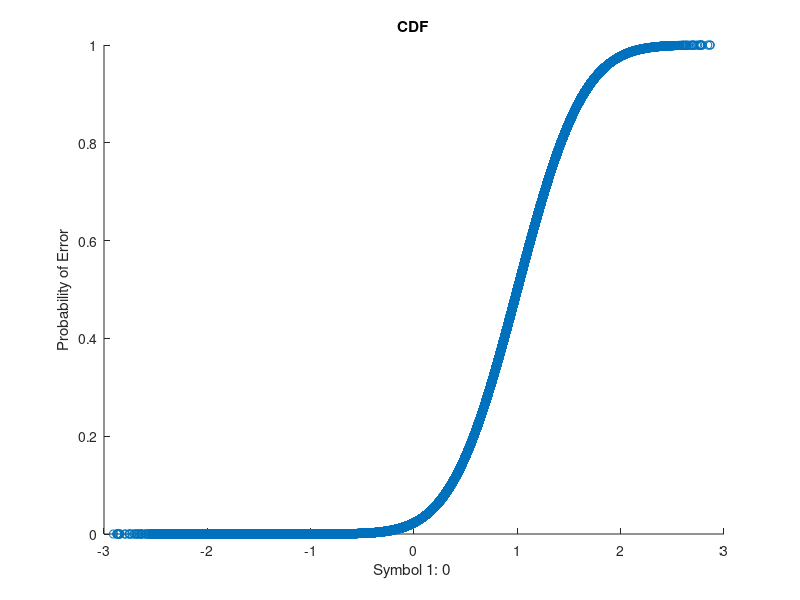

Source code (MATLAB):
%% Von Kaukeano
% Practicum 2
% 915596703

% #1

clear
clc

N = 100000;

SNR = 6;

signal = randi([0 1], N, 1);    % bit stream with 0's & 1's

noise = randn(N,1);         % additive Gaussian noise

received = (signal*2-1) + noise * 10^(-SNR/20);

P = normcdf(received,1,10^(-SNR/20));

scatter(received, P);

ylabel('Probability of Error');
xlabel('Symbol 1: 0 ');
title('CDF');

%% #2               

average_BER = 0;

for ii = 1:100

signal = randi([0 1], N, 1);    

noise = randn(N,1);         

received = (signal*2-1) + noise * 10^(-SNR/20);
                           
detect = (received > 0);
    
[number,ratio] = biterr(detect,signal);

average_BER = average_BER + ratio;

end

average_BER= average_BER / ii;

fprintf('The average BER is %4.6f\n', average_BER)


